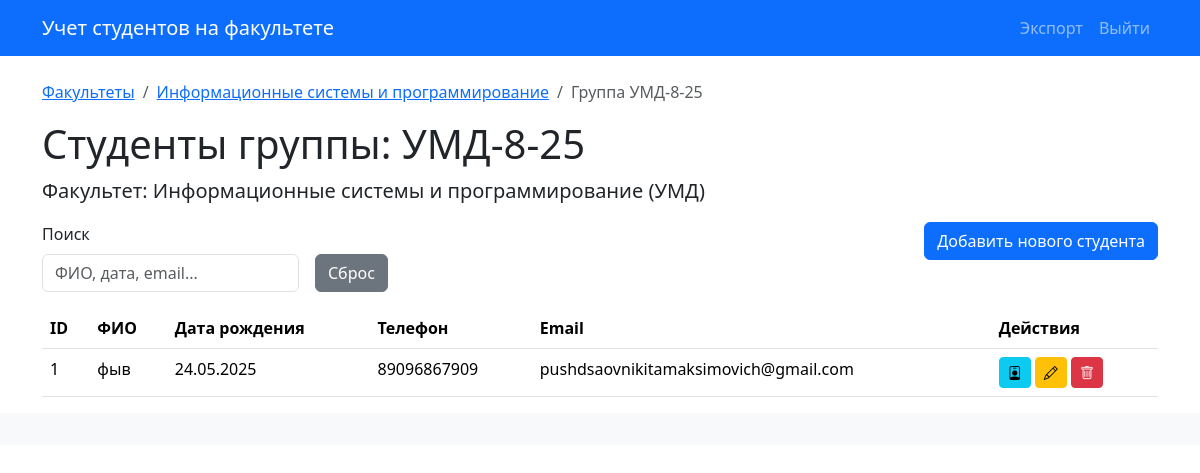
The app's page /groups/8/students/ with its own data.
### app/models.py (models this page shows, shortened)
class Faculty(db.Model):
    id = db.Column(db.Integer, primary_key=True)
    name = db.Column(db.String(128), nullable=False)
    short_name = db.Column(db.String(32), nullable=False)
    description = db.Column(db.Text)
    groups = db.relationship('Group', backref='faculty', cascade='all, delete-orphan')

class Group(db.Model):
    id = db.Column(db.Integer, primary_key=True)
    year = db.Column(db.Integer, nullable=False)
    duration = db.Column(db.Integer, nullable=False)
    name = db.Column(db.String(64), nullable=False)
    course = db.Column(db.Integer, nullable=False)
    status = db.Column(db.String(32))
    faculty_id = db.Column(db.Integer, db.ForeignKey('faculty.id'), nullable=False)
    students = db.relationship('Student', backref='group', cascade='all, delete-orphan')

class Student(db.Model):
    id = db.Column(db.Integer, primary_key=True)
    full_name = db.Column(db.String(100), nullable=False)
    date_of_birth = db.Column(db.Date, nullable=False)
    phone_number = db.Column(db.String(32), nullable=False)
    email = db.Column(db.String(128), nullable=False, unique=True)
    group_id = db.Column(db.Integer, db.ForeignKey('group.id'), nullable=False)
    photo_filename = db.Column(db.String(255), nullable=True)

### app/routes/students.py (the view, shortened to what this page needs)
@group_students_bp.route('/')
def list_students_in_group(group_id):
    group = Group.query.get_or_404(group_id)
    search_query = request.args.get('search_query', '').strip()
    sort_column_for_template = request.args.get('sort_by')
    current_sort_order = request.args.get('order', 'asc')
    students_from_db = Student.query.filter_by(group_id=group.id).all()
    processed_students = []
    for student_obj in students_from_db:
        processed_students.append({
            'id': student_obj.id,
            'full_name': student_obj.full_name,
            'date_of_birth': student_obj.date_of_birth, # Оставляем как объект date для сортировки
            'date_of_birth_str': student_obj.date_of_birth.strftime('%d.%m.%Y') if student_obj.date_of_birth else '-', # Строка для отображения и поиска
            'phone_number': student_obj.phone_number,
            'email': student_obj.email,
        })
    actual_sort_column_for_data = sort_column_for_template if sort_column_for_template else 'full_name'
    valid_sort_columns = ['full_name', 'date_of_birth', 'phone_number', 'email']
    if processed_students: # Только если есть что сортировать
        if actual_sort_column_for_data != 'default' and actual_sort_column_for_data in valid_sort_columns:
            processed_students.sort(key=lambda x: get_student_sort_key(x, actual_sort_column_for_data), reverse=(current_sort_order == 'desc'))
        else: # Сортировка по умолчанию (full_name asc)
            processed_students.sort(key=lambda x: get_student_sort_key(x, 'full_name')) # Явно указываем full_name
    return render_template('students/list.html',
                           students=processed_students,
                           group=group,
                           faculty=group.faculty, # Передаем факультет для хлебных крошек
                           search_query=search_query,
                           sort_by=sort_column_for_template, # Передаем None или значение из URL
                           order=current_sort_order)

### app/routes/students.py (called while the page is built)
def get_student_sort_key(item, column):
    val = item.get(column) # item - это словарь
    if isinstance(val, (int, float)):
        return val
    if isinstance(val, datetime):
        return val # Даты можно сравнивать напрямую
    if isinstance(val, str):
        return val.lower()
    return str(val).lower() # Для None или других типов, приводим к строке

### app/templates/students/list.html (shortened to what this page needs)
{% extends "base.html" %}
{% block content %}
    <nav aria-label="breadcrumb">
        <ol class="breadcrumb">
            <li class="breadcrumb-item"><a href="{{ url_for('faculties.list_faculties') }}">Факультеты</a></li>
            <li class="breadcrumb-item"><a href="{{ url_for('faculty_groups.list_groups', faculty_id=group.faculty.id) }}">{{ group.faculty.name }}</a></li>
            <li class="breadcrumb-item active" aria-current="page">Группа {{ group.name }}</li>
        </ol>
    </nav>
    <h1>Студенты группы: {{ group.name }}</h1>
    <p class="lead">Факультет: {{ group.faculty.name }} ({{ group.faculty.short_name }})</p>
    <div class="row mb-3">
        <div class="col-md-8">
            <form method="GET" action="{{ url_for('group_students.list_students_in_group', group_id=group.id) }}" class="row g-3 align-items-end" id="filterSortFormStudents">
                <div class="col-auto">
                    <label for="search_query_student" class="form-label">Поиск</label>
                    <input type="text" name="search_query" id="search_query_student" class="form-control" placeholder="ФИО, дата, email..." value="{{ search_query }}" onchange="this.form.submit()">
                </div>
                <div class="col-auto">
                    <a href="{{ url_for('group_students.list_students_in_group', group_id=group.id) }}" class="btn btn-secondary">Сброс</a>
                </div>
            </form>
        </div>
        <div class="col-md-4 text-end">
            <a href="{{ url_for('group_students.create_student_in_group', group_id=group.id) }}" class="btn btn-primary">Добавить нового студента</a>
        </div>
    </div>
    <table class="table table-hover">
        <thead>
            <tr>
                <th scope="col" class="sortable-header-student {% if sort_by and sort_by == 'id' %}active-sort-{{ order }}{% endif %}" data-sort="id">
                    ID {% if sort_by and sort_by == 'id' %}{% if order == 'asc' %}▲{% else %}▼{% endif %}{% endif %}
                </th>
                <th scope="col" class="sortable-header-student {% if sort_by and sort_by == 'full_name' %}active-sort-{{ order }}{% endif %}" data-sort="full_name">
                    ФИО {% if sort_by and sort_by == 'full_name' %}{% if order == 'asc' %}▲{% else %}▼{% endif %}{% endif %}
                </th>
                <th scope="col" class="sortable-header-student {% if sort_by and sort_by == 'date_of_birth' %}active-sort-{{ order }}{% endif %}" data-sort="date_of_birth">
                    Дата рождения {% if sort_by and sort_by == 'date_of_birth' %}{% if order == 'asc' %}▲{% else %}▼{% endif %}{% endif %}
                </th>
                <th scope="col" class="sortable-header-student {% if sort_by and sort_by == 'phone_number' %}active-sort-{{ order }}{% endif %}" data-sort="phone_number">
                    Телефон {% if sort_by and sort_by == 'phone_number' %}{% if order == 'asc' %}▲{% else %}▼{% endif %}{% endif %}
                </th>
                <th scope="col" class="sortable-header-student {% if sort_by and sort_by == 'email' %}active-sort-{{ order }}{% endif %}" data-sort="email">
                    Email {% if sort_by and sort_by == 'email' %}{% if order == 'asc' %}▲{% else %}▼{% endif %}{% endif %}
                </th>
                <th scope="col">Действия</th>
            </tr>
        </thead>
        <tbody>
            {% for student_item in students %}
            <tr>
                <td>{{ student_item.id }}</td>
                <td>{{ student_item.full_name }}</td>
                <td>{{ student_item.date_of_birth_str }}</td>
                <td>{{ student_item.phone_number }}</td>
                <td>{{ student_item.email }}</td>
                <td>
                    <a href="{{ url_for('students.view_student_card', student_id=student_item.id) }}" class="btn btn-sm btn-info" title="Карточка студента">
                        <i class="bi bi-person-badge"></i>
                    </a>
                    <a href="{{ url_for('students.edit_student', student_id=student_item.id) }}" class="btn btn-sm btn-warning" title="Редактировать">
                        <i class="bi bi-pencil"></i>
                    </a>
                    <button type="button" class="btn btn-sm btn-danger delete-student-btn"
                            data-bs-toggle="modal"
                            data-bs-target="#confirmDeleteStudentModal"
                            data-student-id="{{ student_item.id }}"
                            data-student-name="{{ student_item.full_name }}"
                            title="Удалить">
                        <i class="bi bi-trash"></i>
                    </button>
                </td>
            </tr>
            {% else %}
            <tr>
                <td colspan="5" class="text-center">В этой группе пока нет студентов или по вашему запросу ничего не найдено.</td>
            </tr>
            {% endfor %}
        </tbody>
    </table>
{% endblock %}

### app/templates/students/list.html (style rules this page uses)
.sortable-header-student { text-decoration: none; color: inherit; cursor: pointer; }

### records on screen
Faculty: faculty.name "Информационные системы и программирование", faculty.short_name "УМД"
Group: name "УМД-8-25"
Student: id "1", full_name "фыв", date_of_birth_str "24.05.2025", phone_number "89096867909", email "pushdsaovnikitamaksimovich@gmail.com"
